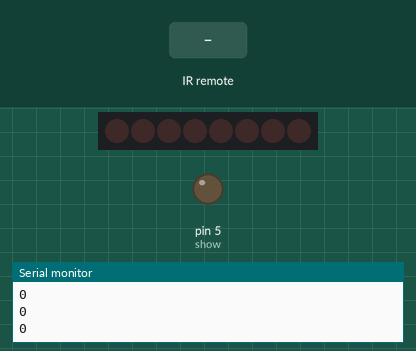
Bench run of a sketch on a simulated Arduino Uno, built with avr-gcc and run on an emulated ATmega328P. Parts: 8 shift-register outputs drawn as a row of LEDs (first output left, lit = HIGH), output pins drawn as LEDs (lit = HIGH), the last lines printed to the serial monitor. Inputs (shaded band) come from the test bench.

Above: at 1.3 s.
1.4 s: infrared code 0xC0000C received
At 2.5 s:
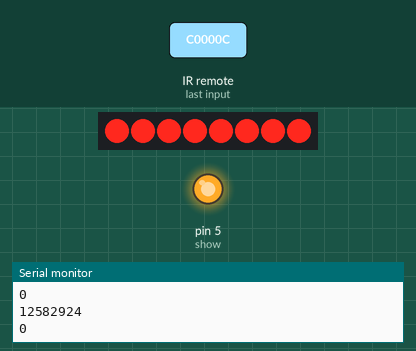
3.0 s: infrared code 0xC00000 received
At 3.7 s:
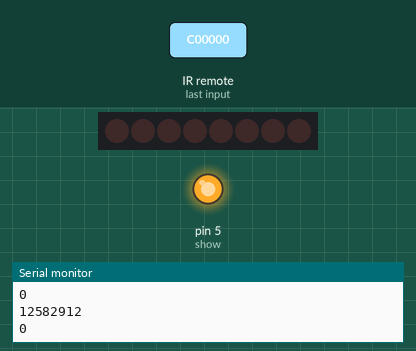
4.5 s: infrared code 0xC00001 received
At 5.2 s:
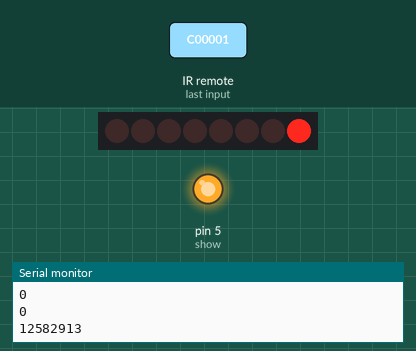
6.4 s: infrared code 0xC00002 received
At 7.6 s:
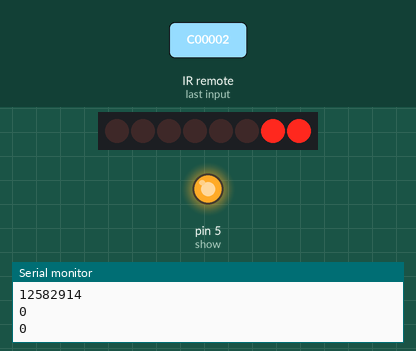
7.9 s: infrared code 0xC00003 received
At 8.8 s:
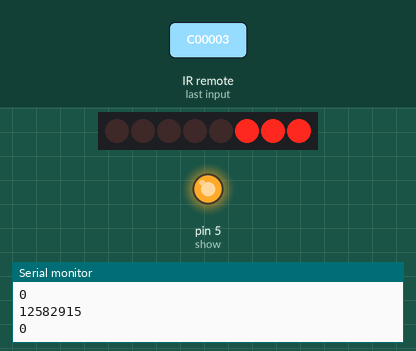
9.4 s: infrared code 0xC00004 received
At 10.0 s:
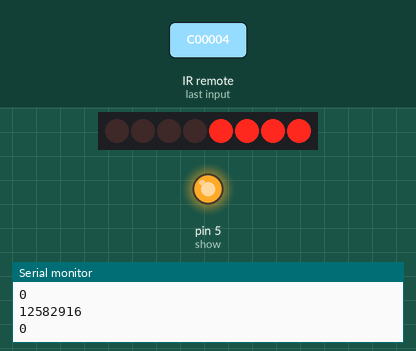
Timing chart, 0 to 11.9 s (numbered marks = the images above; inputs shaded):
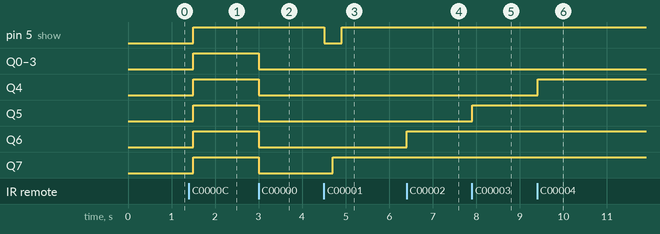

The sketch:

rf_nd_sipo.ino
```cpp
#include <IRremote.h>
int RECV_PIN=4;
IRrecv irrecv(RECV_PIN);

decode_results results;

unsigned long on=12582924;
unsigned long off=12582912;

unsigned long sw1=12582913;
unsigned long sw2=12582914;
unsigned long sw3=12582915;
unsigned long sw4=12582916;
unsigned long sw5=12582917;
unsigned long sw6=12582918;
unsigned long sw7=12582919;
unsigned long sw8=12582920;

//int prev=0;
//int curstate=0;
int data=3;         //to serial input of IC 74595 14
int clk=4;          //to shift clock pin 11
int show=5;         //to latch pin 12
//int clr=3;          // to MR 10
int a=0;
byte b;

void setup() {
              pinMode(show,OUTPUT);
              //pinMode(clr,OUTPUT);
              pinMode(clk,OUTPUT);
              pinMode(data,OUTPUT);
              irrecv.enableIRIn();
              Serial.begin(9600);

}

void loop()
              {
              unsigned long store;
              if(irrecv.decode(&results))
                    {
                      store=(results.value);
                     }
              Serial.println(store);
              irrecv.resume();

if(store==sw1)
  {
          a=a^1;
          b=byte(a);
          digitalWrite(show,LOW);
          delay(200);
          shiftOut(data,clk,LSBFIRST,b);
          delay(200);
          digitalWrite(show,HIGH);
          delay(500);

  }

  else if(store==sw2)
  {
          a=a^2;
          b=byte(a);
          digitalWrite(show,LOW);
          shiftOut(data,clk,LSBFIRST,b);
          digitalWrite(show,HIGH);
          delay(500);

  }

  else if(store==sw3)
  {
          a=a^4;
          b=byte(a);
          digitalWrite(show,LOW);
          shiftOut(data,clk,LSBFIRST,b);
          digitalWrite(show,HIGH);
          delay(500);

  }

  else if(store==sw4)
  {
          a=a^8;
          b=byte(a);
          digitalWrite(show,LOW);
          shiftOut(data,clk,LSBFIRST,b);
          digitalWrite(show,HIGH);
          delay(500);

  }

  else if(store==sw5)
  {
          a=a^16;
          b=byte(a);
          digitalWrite(show,LOW);
          shiftOut(data,clk,LSBFIRST,b);
          digitalWrite(show,HIGH);
          delay(500);

  }

  else if(store==sw6)
  {
          a=a^32;
          b=byte(a);
          digitalWrite(show,LOW);
          shiftOut(data,clk,LSBFIRST,b);
          digitalWrite(show,HIGH);
          delay(500);

  }

  else if(store==sw7)
  {
          a=a^64;
          b=byte(a);
          digitalWrite(show,LOW);
          shiftOut(data,clk,LSBFIRST,b);
          digitalWrite(show,HIGH);
          delay(500);

  }

  else if(store==sw8)
  {
          a=a^128;
          b=byte(a);
          digitalWrite(show,LOW);
          shiftOut(data,clk,LSBFIRST,b);
          digitalWrite(show,HIGH);
          delay(500);

  }

  else if(store==on)
  {
          a=255;
          b=byte(a);
          digitalWrite(show,LOW);
          shiftOut(data,clk,LSBFIRST,b);
          digitalWrite(show,HIGH);
          delay(500);

  }

  else if(store==off)
  {
          a=0;
          b=byte(a);
          digitalWrite(show,LOW);
          shiftOut(data,clk,LSBFIRST,b);
          digitalWrite(show,HIGH);
          delay(500);

  }

  else{
    delay(500);
  }


  /*if(store==onval)
    {
      if(prevstate==0)
      {
        curstate=1;
        prevstate=1;
      }
      else
        {
          curstate=0;
          prevstate=0;
        }
    }*/
  /*if(curstate)
  {


          digitalWrite(clr,LOW);
          delay(100);
          digitalWrite(clr,HIGH);
          a=a^1;
          b=byte(a);
         //Serial.println(b);
          digitalWrite(show,LOW);
          shiftOut(data,clk,LSBFIRST,b);
          digitalWrite(show,HIGH);
          delay(500);
        }

      else{
        a=0;
          b=byte(a);
         //Serial.println(b);
          digitalWrite(show,LOW);
          shiftOut(data,clk,LSBFIRST,b);
          digitalWrite(show,HIGH);
          delay(500);
      }*/
}
```

Measured:
- after the input at 1.4 s, pin 5 (show), Q0–7: LOW → HIGH after 0.10 s
- after the input at 3.0 s, Q0–7: HIGH → LOW at once
- after the input at 4.5 s, pin 5 (show): HIGH → LOW at once, → HIGH 0.40 s later; Q7: LOW → HIGH after 0.21 s
- after the input at 6.4 s, Q6: LOW → HIGH at once
- after the input at 7.9 s, Q5: LOW → HIGH at once
- after the input at 9.4 s, Q4: LOW → HIGH at once
